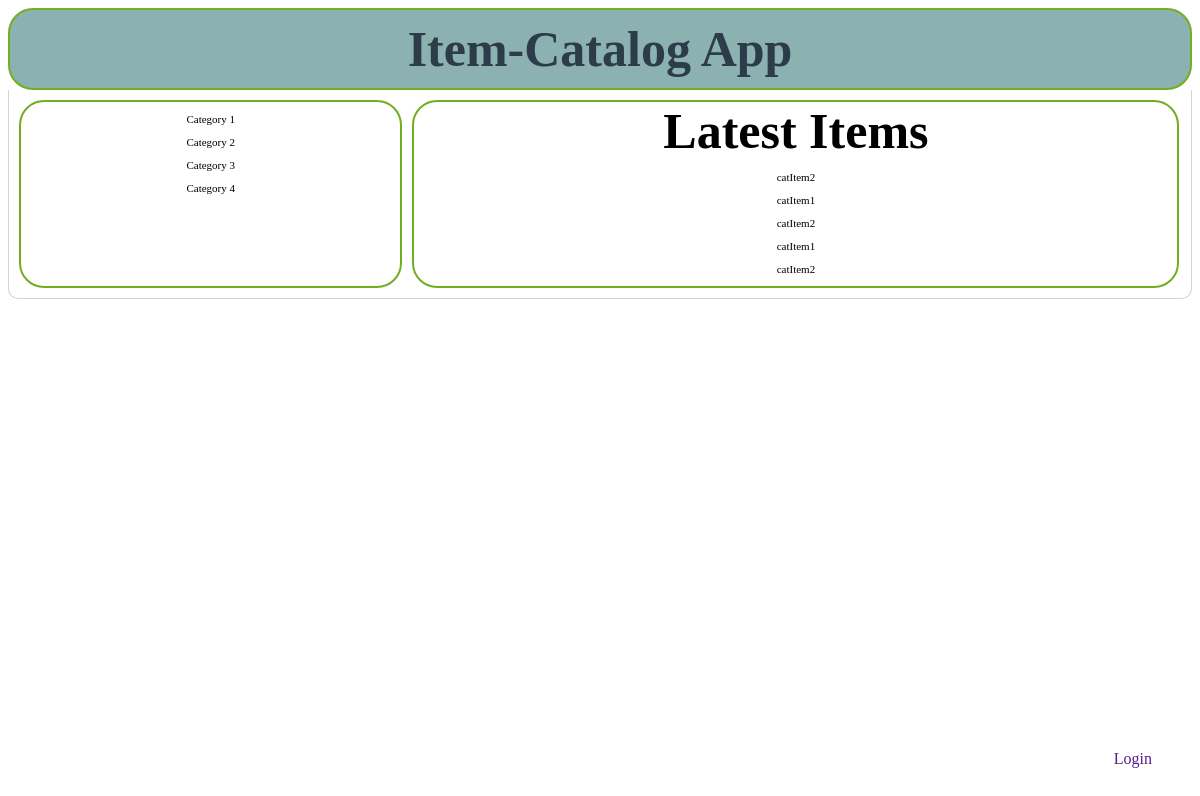
/main/, run on the app's committed database.
### database_setup.py (models this page shows)
class Category(Base):
	__tablename__ = 'category'
	name = Column(String(80), nullable = False)
	id = Column(Integer, primary_key = True)
	user = relationship(User)
	user_id = Column(Integer, ForeignKey('user.id'))

class Item(Base):
	__tablename__ = 'item'
	name = Column(String(80), nullable = False)
	id = Column(Integer, primary_key = True)
	description = Column(String(500))
	user = relationship(User)
	user_id = Column(Integer, ForeignKey('user.id'))
	category = relationship(Category)
	category_id = Column(Integer, ForeignKey('category.id'))

### main.py (the view)
@app.route('/')
@app.route('/main/')
def mainMenu():
	categories = session.query(Category).all()
	latestItems = session.query(Item).limit(5)
	return render_template('main.html', categories=categories, latestItems=latestItems)

### templates/main.html (shortened to what this page needs)
<!DOCTYPE html>
<html lang="en" xmlns="http://www.w3.org/1999/xhtml">
<head>
	<link rel="stylesheet" type=text/css href="{{url_for('static', filename='main.css')}}">
</head>
<body>
	<header class="header">
		<div class="title">
			<h1>Item-Catalog App</h1>
		</div>
	</header>
	<div class="container">
		<div class="grid-container">
			<div class="menu">
                {% for category in categories %}
                <p>
					<a href="{{url_for('categoryItems', category_id = category.id)}}"> {{category.name}}</a>
                </p>
                {% else %}
                    <h3> This is a test, no entries </h3>
				{% endfor %}
			</div>
			<div class="item">
				{% for item in items %}
					<p>
                        <h3>{{item.name}}</h3><br>
                        <br>{{item.description}} <br>
                    </p>
                {% else %}
                    <h1>Latest Items</h1>
                    {% for latestItem in latestItems %}
                    <p>
                        {{latestItem.name}}
                    </p>
                    {% else %}
                        <h3> This is a test for no entries </h3>
                    {% endfor %}
				{% endfor %}
			</div>
        </div>
    </div>
    <a class="loginbutton" href="">Login</a>
</body>
</html>

### static/main.css (style rules this page uses)
h1 { font-size: 50px; font-family: "Bradley Hand", cursive; margin: 0; }
.header { border-bottom: 6px solid #7d97ad; background-color: #8bb1b0; border: 2px solid #73AD21; border-radius: 25px; border-style: solid; color: #2d3c49; display: flex; }
.title { display:inline-block; padding:10px; text-align:center; width:100%; }
a:link { background-color: white; color: black; text-align: center; text-decoration: none; display: inline-block; }
body { background-color: #ffffff; font-family: "Apple Chancery", cursive; }
.container { border: 1px lightgrey; border-right-style: solid; border-left-style: solid; border-bottom-style: solid; border-bottom-right-radius: 10px; border-bottom-left-radius: 10px; }
.grid-container { display: grid; grid-template-columns: 33% 66%; grid-gap: 10px; padding: 10px; }
.grid-container > div { border: 2px solid #73AD21; border-radius: 25px; border-style: solid; text-align: center; font-size: 11px; }
.loginbutton { position: fixed; bottom: 4%; right: 4%; }
.menu { float: left; }
.item { float: right; }

### data on the page
Category: name "Category 1"
Category: name "Category 2"
Category: name "Category 3"
Category: name "Category 4"
Item: name "catItem2"
Item: name "catItem1"
Item: name "catItem2"
Item: name "catItem1"
Item: name "catItem2"
